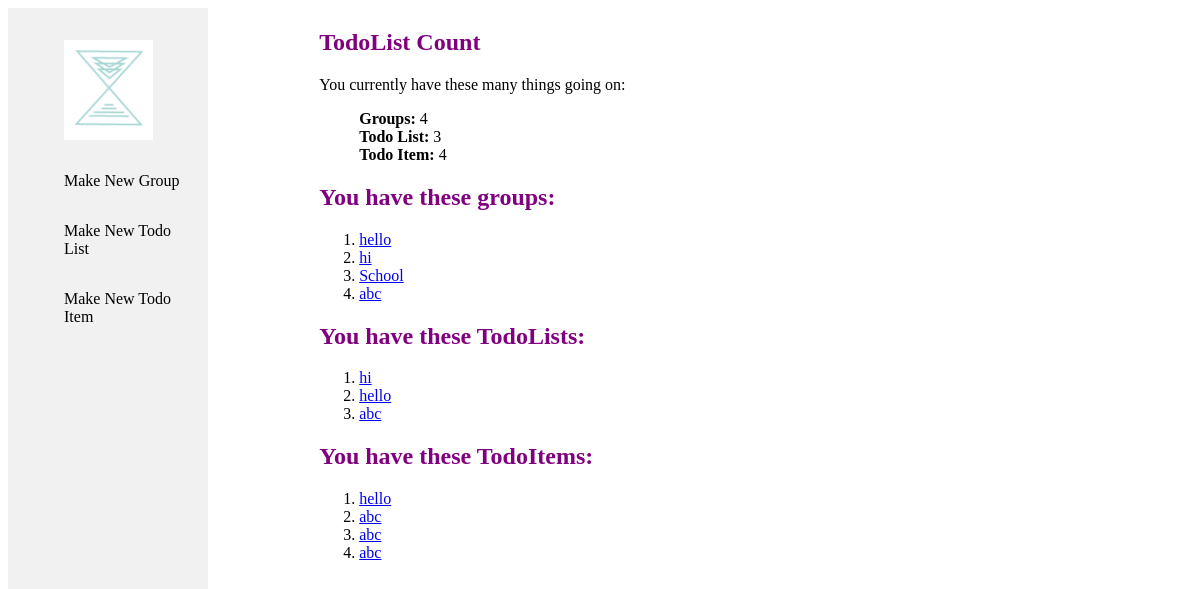
Before: / with the older database file.
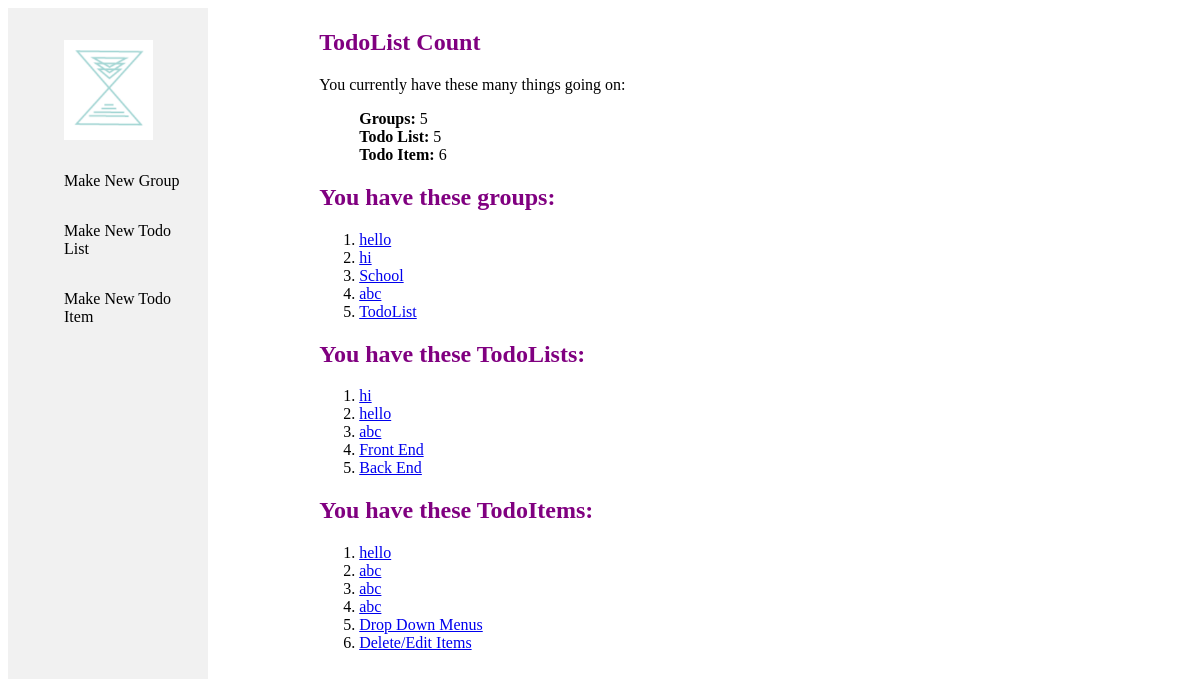
After: the same page with the newer database file.
### calendarApp/models.py (models this page shows)
class Group(models.Model):
    name = models.CharField(max_length=200)
    def __str__(self):
        return self.name

class TodoList(models.Model):
    group = models.ForeignKey(Group, on_delete=models.CASCADE)
    name = models.CharField(max_length=200)
    def __str__(self):
        return self.name

class TodoItem(models.Model):
    todoList = models.ForeignKey(TodoList, on_delete=models.CASCADE)
    name = models.CharField(max_length=200)
    completed = models.BooleanField(default=False)
    deadline = models.DateField()
    def __str__(self):
        return self.name

### calendarApp/views.py (the view)
# urls.py: path('', views.index, name='index'),
def index(request):
    num_Groups = Group.objects.all().count()
    num_TodoList = TodoList.objects.all().count()
    num_TodoItem = TodoItem.objects.all().count()
    groups = Group.objects.all()
    todoLists = TodoList.objects.all()
    todoItems = TodoItem.objects.all()
    context = {
        "num_Groups": num_Groups,
        "num_TodoList": num_TodoList,
        "num_TodoItem": num_TodoItem,
        "groups": groups,
        "todoLists": todoLists,
        "todoItems": todoItems,
    }
    return render(request, "index.html", context=context)

### calendarApp/templates/index.html
{% extends "base_generic.html" %}
{% block content %}
<div class="content">
  <div class="main">
    <h2>TodoList Count</h2>
    <p>You currently have these many things going on:</p>
    <ul>
      <li><strong>Groups:</strong> {{ num_Groups }}</li>
      <li><strong>Todo List:</strong> {{ num_TodoList }}</li>
      <li><strong>Todo Item:</strong> {{ num_TodoItem }}</li>
    </ul>
    {% if groups %}
      <h2>You have these groups:</h2>
      <ol>
        {% for group in groups %}
          <li><a href="/{{group.name}}">{{group.name}}</a></li>
        {% endfor %}
      </ol>
    {% endif %}
    {% if todoLists %}
    <h2>You have these TodoLists:</h2>
    <ol>
      {% for todoList in todoLists %}
        <li><a href="/{{todoList.group}}/{{todoList.name}}">{{todoList.name}}</a></li>
      {% endfor %}
    </ol>
    {% endif %}
    {% if todoItems %}
    <h2>You have these TodoItems:</h2>
    <ol>
      {% for todoItem in todoItems %}
        <li> <a href="/{{todoItem.todoList.group}}/{{todoItem.todoList}}/{{todoItem}}">{{todoItem.name}}</a></li>
      {% endfor %}
    </ol>
    {% endif %}
  </div>
</div>
{% endblock %}

### calendarApp/templates/base_generic.html (shortened to what this page needs)
{% load static %}
<link rel="stylesheet" type="text/css" href="{% static 'calendarApp/style.css' %}">
<!DOCTYPE html>
<html lang="en">
<head>
</head>
<body>
    {% block navigation %}
        <div class='sidebar'>
            <ul>
                <li>
                    <div class="logoPadding">
                    <a href="/"><img src="{% static 'calendarApp/calendarAppLogo.png' %}" alt="Logo for Calendar Application" style="height: 100px;"></a>
                    </div>
                </li>
                <li><a href="/makeNewGroup">Make New Group</a></li>
                <li><a href="/makeNewTodoList">Make New Todo List</a></li>
                <li><a href="/makeNewTodoItem">Make New Todo Item</a></li>
            </ul>
        </div>
    {% endblock %}
    {% block content %}{% endblock %}
</body>
</html>

### calendarApp/static/calendarApp/style.css (style rules this page uses)
h2 { color: purple; }
ul { list-style: none; }
div.main { width: 80%; max-width: 1920px; height: 100%; margin: 0 auto; position: relative; }
.sidebar { margin: 0; padding: 0; width: 200px; background-color: #f1f1f1; position: fixed; height: 100%; overflow: auto; }
.sidebar a { display: block; color: black; padding: 16px; text-decoration: none; }
div.content { margin-left: 200px; padding: 1px 16px; height: 1000px; }

Changed rows visible on the page:
added Group: name "TodoList"
added TodoList: name "Front End"
added TodoList: name "Back End"
added TodoItem: name "Drop Down Menus"
added TodoItem: name "Delete/Edit Items"
Other visible differences:
{{ num_Groups }}: "4" → "5"
{{ num_TodoList }}: "3" → "5"
{{ num_TodoItem }}: "4" → "6"
